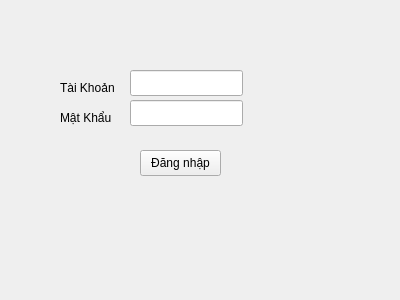
<?xml version="1.0" encoding="UTF-8"?>
<ui version="4.0">
 <class>Form</class>
 <widget class="QWidget" name="Form">
  <property name="geometry">
   <rect>
    <x>0</x>
    <y>0</y>
    <width>400</width>
    <height>300</height>
   </rect>
  </property>
  <property name="windowTitle">
   <string>Form</string>
  </property>
  <widget class="QLabel" name="o_nhap_tai_khoan">
   <property name="geometry">
    <rect>
     <x>60</x>
     <y>80</y>
     <width>61</width>
     <height>16</height>
    </rect>
   </property>
   <property name="text">
    <string>Tài Khoản</string>
   </property>
  </widget>
  <widget class="QLabel" name="o_nhap_mat_khau">
   <property name="geometry">
    <rect>
     <x>60</x>
     <y>110</y>
     <width>61</width>
     <height>16</height>
    </rect>
   </property>
   <property name="text">
    <string>Mật Khẩu</string>
   </property>
  </widget>
  <widget class="QLineEdit" name="lineEdit">
   <property name="geometry">
    <rect>
     <x>130</x>
     <y>70</y>
     <width>113</width>
     <height>26</height>
    </rect>
   </property>
  </widget>
  <widget class="QLineEdit" name="lineEdit_2">
   <property name="geometry">
    <rect>
     <x>130</x>
     <y>100</y>
     <width>113</width>
     <height>26</height>
    </rect>
   </property>
   <property name="echoMode">
    <enum>QLineEdit::EchoMode::Password</enum>
   </property>
  </widget>
  <widget class="QPushButton" name="nut_dang_nhap">
   <property name="geometry">
    <rect>
     <x>140</x>
     <y>150</y>
     <width>81</width>
     <height>26</height>
    </rect>
   </property>
   <property name="text">
    <string>Đăng nhập</string>
   </property>
  </widget>
 </widget>
 <resources/>
 <connections/>
</ui>
